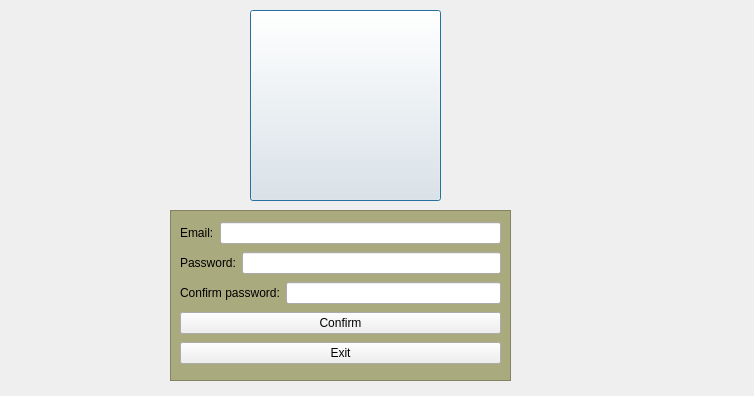
<?xml version="1.0" encoding="UTF-8"?>
<ui version="4.0">
 <class>Dialog</class>
 <widget class="QDialog" name="Dialog">
  <property name="geometry">
   <rect>
    <x>0</x>
    <y>0</y>
    <width>754</width>
    <height>396</height>
   </rect>
  </property>
  <property name="windowTitle">
   <string>Dialog</string>
  </property>
  <widget class="QPushButton" name="pushButton">
   <property name="geometry">
    <rect>
     <x>250</x>
     <y>10</y>
     <width>191</width>
     <height>191</height>
    </rect>
   </property>
   <property name="styleSheet">
    <string notr="true">QPushButton{
background-image:url(&quot;C:/Users/Vabs/Documents/github/SimpleLoginForm/img/signup.png&quot;);
}</string>
   </property>
   <property name="text">
    <string/>
   </property>
  </widget>
  <widget class="QFrame" name="frame">
   <property name="geometry">
    <rect>
     <x>170</x>
     <y>210</y>
     <width>341</width>
     <height>171</height>
    </rect>
   </property>
   <property name="styleSheet">
    <string notr="true">QFrame{
	background-color: rgb(170, 170, 127);
}</string>
   </property>
   <property name="frameShape">
    <enum>QFrame::StyledPanel</enum>
   </property>
   <property name="frameShadow">
    <enum>QFrame::Raised</enum>
   </property>
   <layout class="QVBoxLayout" name="verticalLayout">
    <item>
     <layout class="QHBoxLayout" name="horizontalLayout">
      <item>
       <widget class="QLabel" name="label">
        <property name="text">
         <string>Email:</string>
        </property>
       </widget>
      </item>
      <item>
       <widget class="QLineEdit" name="lineEdit"/>
      </item>
     </layout>
    </item>
    <item>
     <layout class="QHBoxLayout" name="horizontalLayout_2">
      <item>
       <widget class="QLabel" name="label_2">
        <property name="text">
         <string>Password:</string>
        </property>
       </widget>
      </item>
      <item>
       <widget class="QLineEdit" name="lineEdit_2">
        <property name="echoMode">
         <enum>QLineEdit::Password</enum>
        </property>
       </widget>
      </item>
     </layout>
    </item>
    <item>
     <layout class="QHBoxLayout" name="horizontalLayout_3">
      <item>
       <widget class="QLabel" name="label_3">
        <property name="text">
         <string>Confirm password:</string>
        </property>
       </widget>
      </item>
      <item>
       <widget class="QLineEdit" name="lineEdit_3">
        <property name="echoMode">
         <enum>QLineEdit::Password</enum>
        </property>
       </widget>
      </item>
     </layout>
    </item>
    <item>
     <widget class="QPushButton" name="Confirm_button">
      <property name="text">
       <string>Confirm</string>
      </property>
     </widget>
    </item>
    <item>
     <widget class="QPushButton" name="Exit_button">
      <property name="text">
       <string>Exit</string>
      </property>
     </widget>
    </item>
   </layout>
  </widget>
 </widget>
 <resources/>
 <connections/>
</ui>
